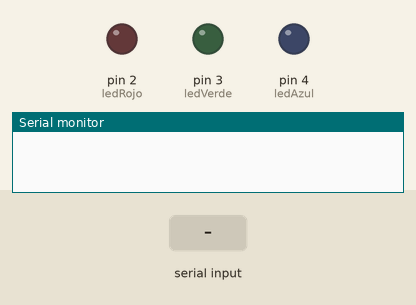
A sketch run on a simulated Arduino Uno, built with avr-gcc and run on an emulated ATmega328P. Shown: output pins drawn as LEDs (lit = HIGH), the last lines printed to the serial monitor. The test bench sets the inputs (shaded band).

Above: at 1.2 s.
1.3 s: "w" received over Serial
At 1.9 s:
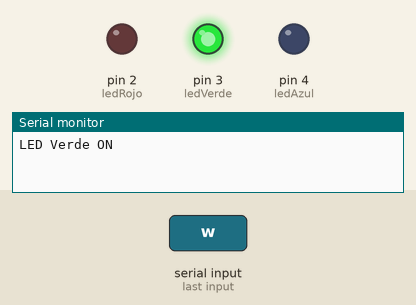
2.8 s: "s" received over Serial
At 4.0 s:
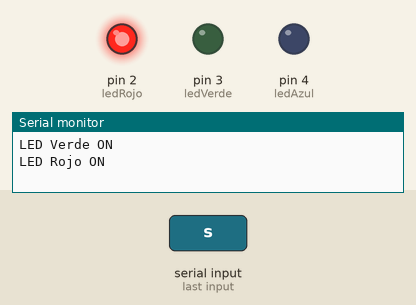
4.3 s: "a" received over Serial
At 5.4 s:
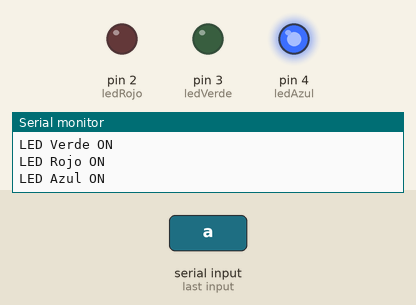
5.8 s: "i" received over Serial
At 6.5 s:
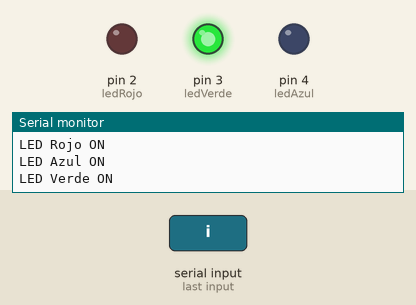
7.3 s: "k" received over Serial
At 7.7 s:
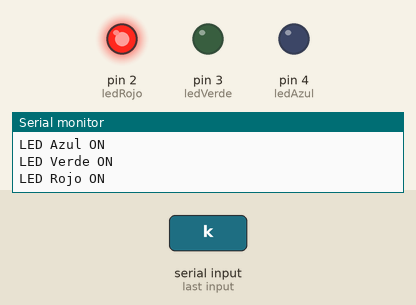
Timing chart, 0 to 9.8 s (numbered marks = the images above; inputs shaded):
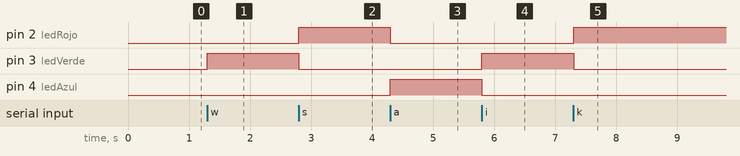

The sketch:

controller.ino
```cpp
// Pines LEDs
const int ledRojo = 2;
const int ledVerde = 3;
const int ledAzul = 4;

void setup() {
  Serial.begin(9600);
  pinMode(ledRojo, OUTPUT);
  pinMode(ledVerde, OUTPUT);
  pinMode(ledAzul, OUTPUT);
  apagarLeds();
}

void loop() {
  if (Serial.available() > 0) {
    char comando = Serial.read();
    apagarLeds();

    switch (comando) {
      case 'w': // adelante o subir
      case 'i':
        digitalWrite(ledVerde, HIGH);
        Serial.println("LED Verde ON");
        break;

      case 's': // atras o bajar
      case 'k':
        digitalWrite(ledRojo, HIGH);
        Serial.println("LED Rojo ON");
        break;

      case 'a': // izquierda
      case 'd': // derecha
        digitalWrite(ledAzul, HIGH);
        Serial.println("LED Azul ON");
        break;

      case 'x': // quieto
      default:
        apagarLeds();
        Serial.println("Todos LEDs OFF");
        break;
    }
  }
}

void apagarLeds() {
  digitalWrite(ledRojo, LOW);
  digitalWrite(ledVerde, LOW);
  digitalWrite(ledAzul, LOW);
}
```

Measured:
- after the input at 1.3 s, pin 3 (ledVerde): LOW → HIGH at once
- after the input at 2.8 s, pin 2 (ledRojo): LOW → HIGH at once; pin 3 (ledVerde): HIGH → LOW at once
- after the input at 4.3 s, pin 2 (ledRojo): HIGH → LOW at once; pin 4 (ledAzul): LOW → HIGH at once
- after the input at 5.8 s, pin 3 (ledVerde): LOW → HIGH at once; pin 4 (ledAzul): HIGH → LOW at once
- after the input at 7.3 s, pin 2 (ledRojo): LOW → HIGH at once; pin 3 (ledVerde): HIGH → LOW at once
